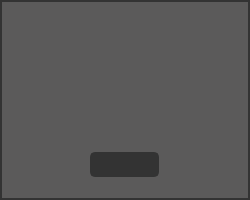
<?xml version="1.0" encoding="UTF-8"?>
<ui version="4.0">
 <class>Error</class>
 <widget class="QDialog" name="Error">
  <property name="geometry">
   <rect>
    <x>0</x>
    <y>0</y>
    <width>250</width>
    <height>200</height>
   </rect>
  </property>
  <property name="minimumSize">
   <size>
    <width>250</width>
    <height>200</height>
   </size>
  </property>
  <property name="maximumSize">
   <size>
    <width>250</width>
    <height>200</height>
   </size>
  </property>
  <property name="windowTitle">
   <string>Dialog</string>
  </property>
  <layout class="QHBoxLayout" name="horizontalLayout">
   <property name="spacing">
    <number>0</number>
   </property>
   <property name="leftMargin">
    <number>0</number>
   </property>
   <property name="topMargin">
    <number>0</number>
   </property>
   <property name="rightMargin">
    <number>0</number>
   </property>
   <property name="bottomMargin">
    <number>0</number>
   </property>
   <item>
    <widget class="QFrame" name="frame">
     <property name="styleSheet">
      <string notr="true">background:rgb(51,51,51);</string>
     </property>
     <property name="frameShape">
      <enum>QFrame::NoFrame</enum>
     </property>
     <property name="frameShadow">
      <enum>QFrame::Plain</enum>
     </property>
     <layout class="QVBoxLayout" name="verticalLayout">
      <property name="spacing">
       <number>0</number>
      </property>
      <property name="leftMargin">
       <number>2</number>
      </property>
      <property name="topMargin">
       <number>2</number>
      </property>
      <property name="rightMargin">
       <number>2</number>
      </property>
      <property name="bottomMargin">
       <number>2</number>
      </property>
      <item>
       <widget class="QFrame" name="frame_top">
        <property name="minimumSize">
         <size>
          <width>0</width>
          <height>55</height>
         </size>
        </property>
        <property name="maximumSize">
         <size>
          <width>16777215</width>
          <height>120</height>
         </size>
        </property>
        <property name="styleSheet">
         <string notr="true">background:rgb(91,90,90);</string>
        </property>
        <property name="frameShape">
         <enum>QFrame::NoFrame</enum>
        </property>
        <property name="frameShadow">
         <enum>QFrame::Plain</enum>
        </property>
        <layout class="QHBoxLayout" name="horizontalLayout_2">
         <property name="spacing">
          <number>5</number>
         </property>
         <property name="leftMargin">
          <number>15</number>
         </property>
         <property name="topMargin">
          <number>5</number>
         </property>
         <property name="rightMargin">
          <number>0</number>
         </property>
         <property name="bottomMargin">
          <number>0</number>
         </property>
         <item>
          <widget class="QLabel" name="lab_heading">
           <property name="sizePolicy">
            <sizepolicy hsizetype="Expanding" vsizetype="Expanding">
             <horstretch>0</horstretch>
             <verstretch>0</verstretch>
            </sizepolicy>
           </property>
           <property name="font">
            <font>
             <family>Segoe UI</family>
             <pointsize>10</pointsize>
            </font>
           </property>
           <property name="styleSheet">
            <string notr="true">color:rgb(255,255,255);</string>
           </property>
           <property name="text">
            <string/>
           </property>
           <property name="wordWrap">
            <bool>true</bool>
           </property>
          </widget>
         </item>
        </layout>
       </widget>
      </item>
      <item>
       <widget class="QFrame" name="frame_bottom">
        <property name="maximumSize">
         <size>
          <width>16777215</width>
          <height>80</height>
         </size>
        </property>
        <property name="styleSheet">
         <string notr="true">background:rgb(91,90,90);</string>
        </property>
        <property name="frameShape">
         <enum>QFrame::NoFrame</enum>
        </property>
        <property name="frameShadow">
         <enum>QFrame::Plain</enum>
        </property>
        <layout class="QGridLayout" name="gridLayout">
         <property name="bottomMargin">
          <number>0</number>
         </property>
         <item row="0" column="0">
          <widget class="QPushButton" name="bn_ok">
           <property name="minimumSize">
            <size>
             <width>69</width>
             <height>25</height>
            </size>
           </property>
           <property name="maximumSize">
            <size>
             <width>69</width>
             <height>25</height>
            </size>
           </property>
           <property name="styleSheet">
            <string notr="true">QPushButton {
	border: 2px solid rgb(51,51,51);
	border-radius: 5px;	
	color:rgb(255,255,255);
	background-color: rgb(51,51,51);
}
QPushButton:hover {
	border: 2px solid rgb(0,143,150);
	background-color: rgb(0,143,150);
}
QPushButton:pressed {	
	border: 2px solid rgb(0,143,150);
	background-color: rgb(51,51,51);
}
</string>
           </property>
           <property name="text">
            <string/>
           </property>
          </widget>
         </item>
        </layout>
       </widget>
      </item>
     </layout>
    </widget>
   </item>
  </layout>
 </widget>
 <resources/>
 <connections/>
</ui>
